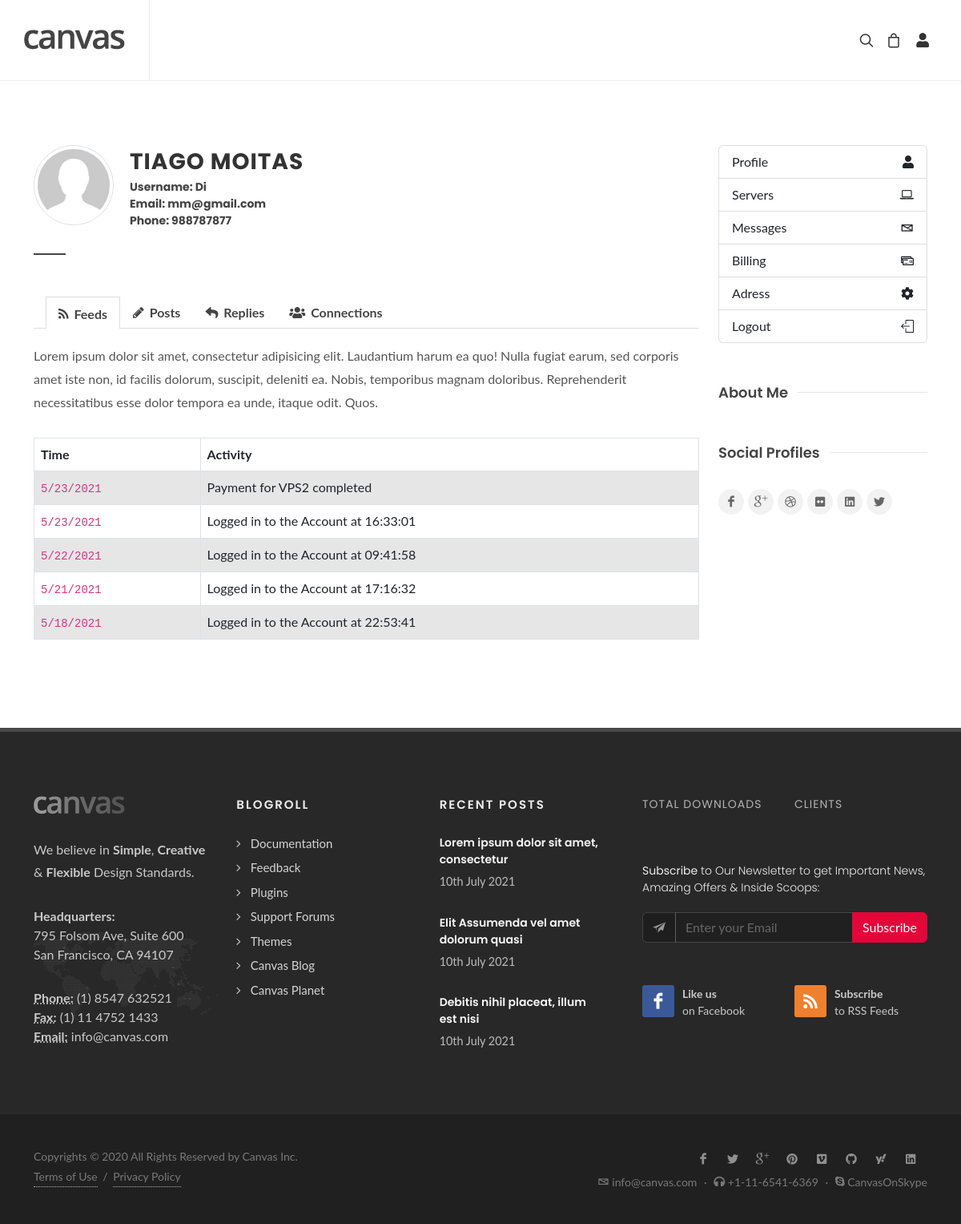
The app's page /profile (signed in) with its own data.
### models.py (models this page shows)
class User(db.Model):
    id = db.Column(db.Integer, primary_key=True)
    username = db.Column(db.String(80), unique=True, nullable=False)
    password = db.Column(db.String(80), nullable=False)
    email = db.Column(db.String(80), nullable=False, unique=True)
    firstname = db.Column(db.String(80), nullable=False)
    lastname = db.Column(db.String(80), nullable=False)
    phone = db.Column(db.String(80), nullable=False)
    created = db.Column(db.Date, default=datetime.utcnow)
    role_id = db.Column(db.String(80), db.ForeignKey("role.role"))

### main.py (the view)
@app.route("/profile")
def profile():
    if 'user' in session:
        username = session['user']
        user = User.query.filter_by(username=username).first()
        return render_template('profile.html', user=user)
    else:
        return render_template('login-register.html')

### templates/profile.html (shortened to what this page needs)
{% extends 'core/base.html'%} {% block wrapper %}
	<div id="wrapper" class="clearfix">
		{% include "core/header.html" %}
		<section id="content">
			<div class="content-wrap">
				<div class="container clearfix">
					<div class="row clearfix">
						<div class="col-md-9">
							<img src="{{url_for('static', filename='images/icons/avatar.jpg')}}" class="alignleft img-circle img-thumbnail my-0" alt="Avatar" style="max-width: 100px;">
							<div class="heading-block border-8">
								<h3>{% if user %}{{user.firstname + ' ' + user.lastname}}{% else %}No user{% endif %}</h3>
								<h5>Username: {% if user %}{{user.username}}{% else %}No user{% endif %}<br>
								Email: {% if user %}{{user.email}}{% else %}No user{% endif %}<br>
								Phone: {% if user %}{{user.phone}}{% else %}No user{% endif %}</h5>
							</div>
							<div class="row clearfix">
								<div class="col-lg-12">
									<div class="tabs tabs-alt clearfix" id="tabs-profile">
										<ul class="tab-nav clearfix">
											<li><a href="#tab-feeds"><i class="icon-rss2"></i> Feeds</a></li>
											<li><a href="#tab-posts"><i class="icon-pencil2"></i> Posts</a></li>
											<li><a href="#tab-replies"><i class="icon-reply"></i> Replies</a></li>
											<li><a href="#tab-connections"><i class="icon-users"></i> Connections</a></li>
										</ul>
										<div class="tab-container">
											<div class="tab-content clearfix" id="tab-feeds">
												<p>Lorem ipsum dolor sit amet, consectetur adipisicing elit. Laudantium harum ea quo! Nulla fugiat earum, sed corporis amet iste non, id facilis dolorum, suscipit, deleniti ea. Nobis, temporibus magnam doloribus. Reprehenderit necessitatibus esse dolor tempora ea unde, itaque odit. Quos.</p>
												<table class="table table-bordered table-striped">
												  <thead>
													<tr>
													  <th>Time</th>
													  <th>Activity</th>
													</tr>
												  </thead>
												  <tbody>
													<tr>
													  <td>
														<code>5/23/2021</code>
													  </td>
													  <td>Payment for VPS2 completed</td>
													</tr>
													<tr>
													  <td>
														<code>5/23/2021</code>
													  </td>
													  <td>Logged in to the Account at 16:33:01</td>
													</tr>
													<tr>
													  <td>
														<code>5/22/2021</code>
													  </td>
													  <td>Logged in to the Account at 09:41:58</td>
													</tr>
													<tr>
													  <td>
														<code>5/21/2021</code>
													  </td>
													  <td>Logged in to the Account at 17:16:32</td>
													</tr>
													<tr>
													  <td>
														<code>5/18/2021</code>
													  </td>
													  <td>Logged in to the Account at 22:53:41</td>
													</tr>
												  </tbody>
												</table>
											</div>
										</div>
									</div>
								</div>
							</div>
						</div>
						<div class="col-md-3">
							<div class="list-group">
								<a href="#" class="list-group-item list-group-item-action d-flex justify-content-between"><div>Profile</div><i class="icon-user"></i></a>
								<a href="#" class="list-group-item list-group-item-action d-flex justify-content-between"><div>Servers</div><i class="icon-laptop2"></i></a>
								<a href="#" class="list-group-item list-group-item-action d-flex justify-content-between"><div>Messages</div><i class="icon-envelope2"></i></a>
								<a href="#" class="list-group-item list-group-item-action d-flex justify-content-between"><div>Billing</div><i class="icon-credit-cards"></i></a>
								<a href="/update-profile" class="list-group-item list-group-item-action d-flex justify-content-between"><div>Adress</div><i class="icon-cog"></i></a>
								<a href="/logout" class="list-group-item list-group-item-action d-flex justify-content-between"><div>Logout</div><i class="icon-line2-logout"></i></a>
							</div>
							<div class="fancy-title topmargin title-border">
								<h4>About Me</h4>
							</div>
							<div class="fancy-title topmargin title-border">
								<h4>Social Profiles</h4>
							</div>
							<a href="#" class="social-icon si-facebook si-small si-rounded si-light" title="Facebook">
								<i class="icon-facebook"></i>
								<i class="icon-facebook"></i>
							</a>
							<a href="#" class="social-icon si-gplus si-small si-rounded si-light" title="Google+">
								<i class="icon-gplus"></i>
								<i class="icon-gplus"></i>
							</a>
							<a href="#" class="social-icon si-dribbble si-small si-rounded si-light" title="Dribbble">
								<i class="icon-dribbble"></i>
								<i class="icon-dribbble"></i>
							</a>
							<a href="#" class="social-icon si-flickr si-small si-rounded si-light" title="Flickr">
								<i class="icon-flickr"></i>
								<i class="icon-flickr"></i>
							</a>
							<a href="#" class="social-icon si-linkedin si-small si-rounded si-light" title="LinkedIn">
								<i class="icon-linkedin"></i>
								<i class="icon-linkedin"></i>
							</a>
							<a href="#" class="social-icon si-twitter si-small si-rounded si-light" title="Twitter">
								<i class="icon-twitter"></i>
								<i class="icon-twitter"></i>
							</a>
						</div>
					</div>
				</div>
			</div>
		</section>
		{% include "core/footer.html" %}
	</div>
	{% endblock %}

### records on screen
User: firstname+lastname "TIAGO MOITAS", username "Di", email "mm@gmail.com", phone "988787877"
